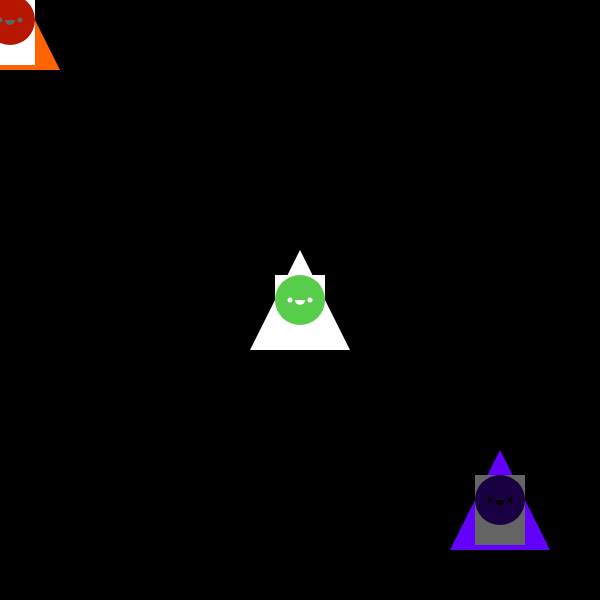
Frame 1 (no input)
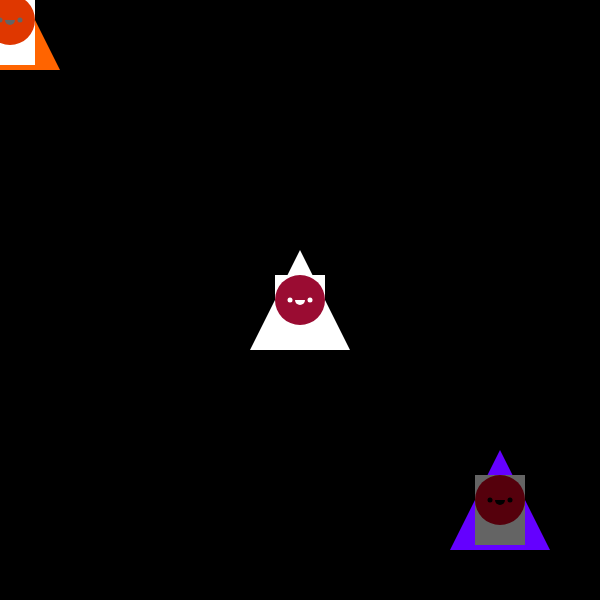
Frame 60 (no input)
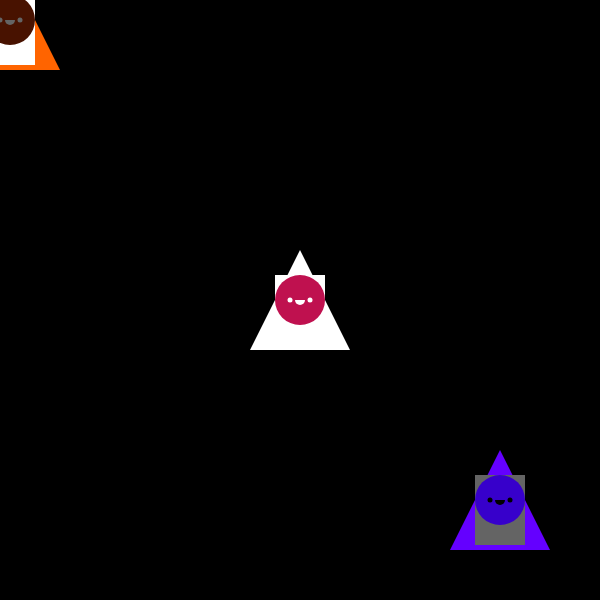
Frame 120 (the mouse pressed at the canvas centre since frame 60)

The p5.js sketch that drew these frames (run headless with seeded random() and noise() and a simulated clock; from frame 60 on, the mouse is pressed at the canvas centre):

// p5.js sketch
// ── sketch.js
function zoogBot(x,y, xspeed, yspeed, color1, color2, color3){

			noStroke();
			fill(color1 ,color2 ,color3);
			triangle(x, y-50, x-50, y+50, x+50,y+50);
			fill(color1);
			rect(x-25, y-25, 50, 70);
			fill(random(color1),random(color2),random(color3))
			ellipse(x, y, 50, 50);
			fill(color2);
			ellipse(x-10, y, 5, 5);
			ellipse(x+10, y, 5, 5);
			arc(x, y, 10, 10, 0, PI);

			if(x > width || x < 0){
				xspeed = xspeed * -1;
			}

			if(y > height || y <0){
				yspeed = yspeed *-1;
			}

			x = x + xspeed;
			y = y + yspeed;

}



function setup() {

	createCanvas(600,600);


}

function draw() {

		background(0);

			zoogBot(10,20, 1, -1, 255, 100, 0);
			zoogBot(300, 300,1, -1, 255, 255, 255);
			zoogBot(500, 500, 1, -1, 100, 0, 255);

}
